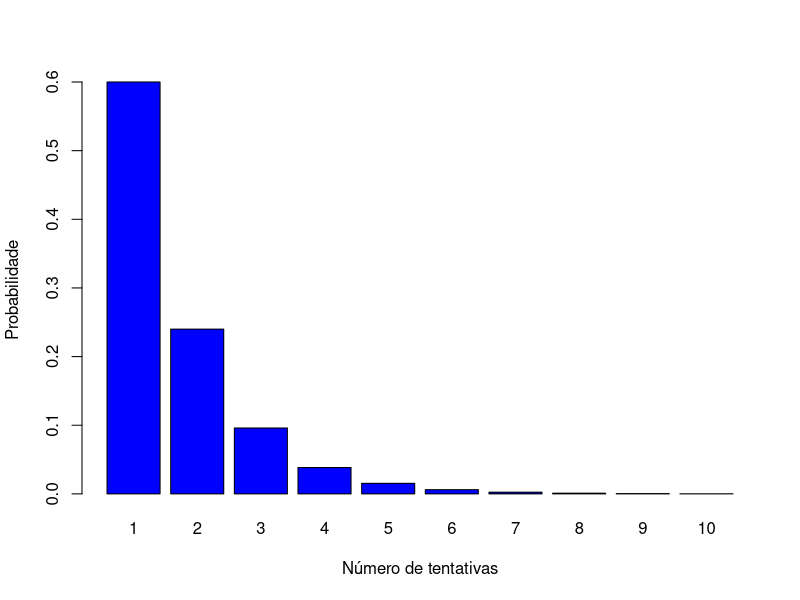
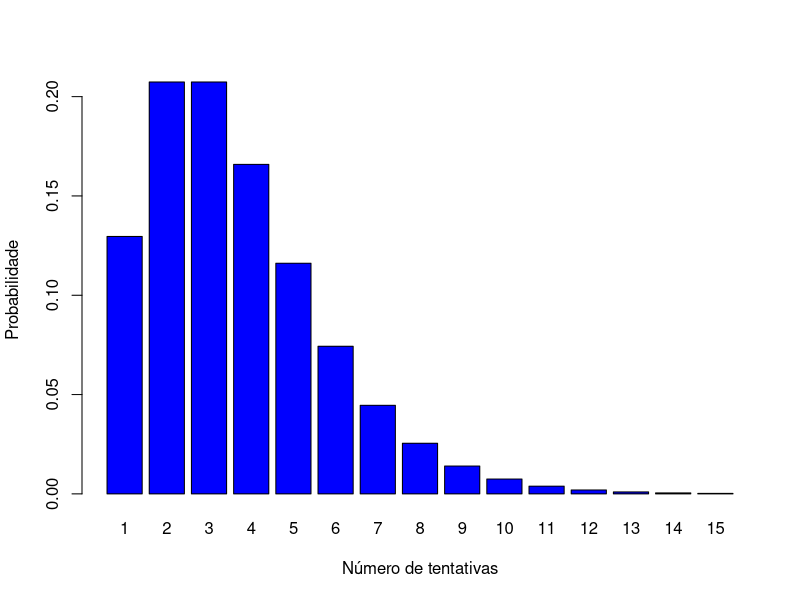

Generate these figures, in order, with R:
## ---- chunk 1
#| echo: true
#| eval: true

dgeom(5-1, 0.6) # P(X=5)
pgeom(5-1, 0.6) # P(X≤3)
## ---- chunk 2
#| echo: false
#| eval: true

p <- 0.6
barplot(dgeom(0:9, 0.6),
        names.arg = 1:10,
        xlab = "Número de tentativas",
        ylab = "Probabilidade",
        col = "blue",
        border = "black")
## ---- chunk 3
#| echo: true
#| eval: true

dnbinom(8-4, 4, 0.7) # P(X=8)
pnbinom(8-4, 4, 0.7) # P(X≤8)
## ---- chunk 4
#| echo: false
#| eval: true

r <- 4; p <- 0.6
barplot(dnbinom(0:14, r, p),
        names.arg = 1:15,
        xlab = "Número de tentativas",
        ylab = "Probabilidade",
        col = "blue",
        border = "black")
